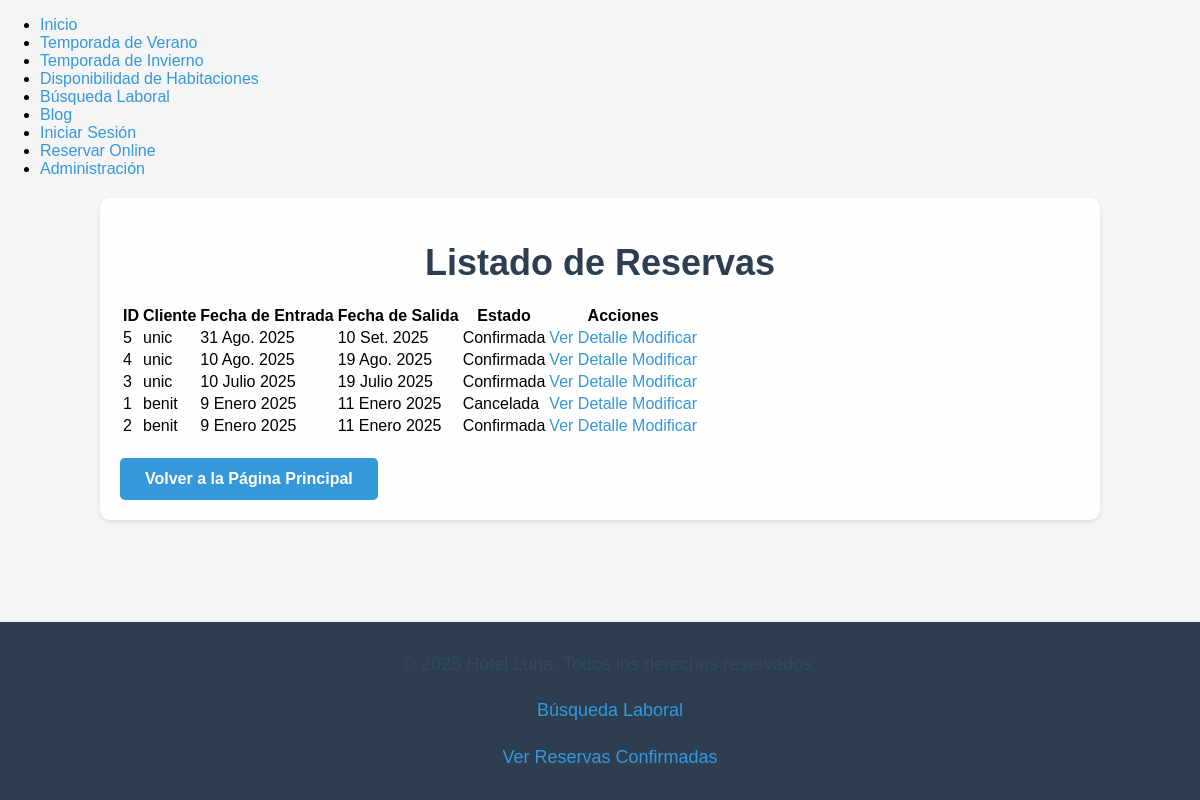
Before: /listado_reservas/ with the older database file.
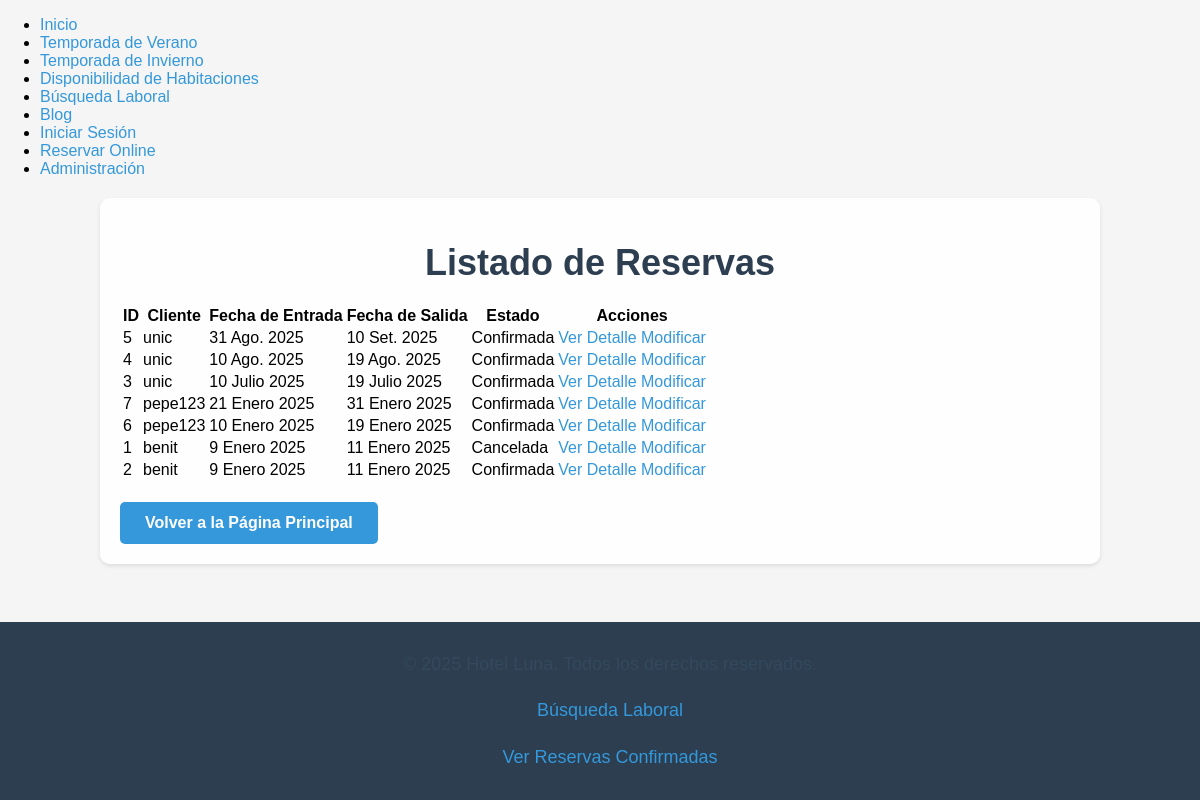
After: the same page with the newer database file.
### reservas/models.py (models this page shows, shortened)
class Reserva(models.Model):
    ESTADO_RESERVA = [
        ('Confirmada', 'Confirmada'),
        ('Cancelada', 'Cancelada'),
        ('Pendiente', 'Pendiente'),
    ]
    TEMPORADA_CHOICES = [
        ('Verano', 'Verano'),
        ('Invierno', 'Invierno'),
    ]
    usuario = models.ForeignKey(User, on_delete=models.CASCADE, verbose_name="Usuario")
    habitacion = models.ForeignKey(Habitacion, on_delete=models.CASCADE, verbose_name="Habitación")
    fecha_entrada = models.DateField(verbose_name="Fecha de Entrada")
    fecha_salida = models.DateField(verbose_name="Fecha de Salida")
    estado = models.CharField(max_length=20, choices=ESTADO_RESERVA, default='Pendiente', verbose_name="Estado de la Reserva")
    temporada = models.CharField(max_length=10, choices=TEMPORADA_CHOICES, verbose_name="Temporada")
    class Meta:
        verbose_name = "Reserva"
        verbose_name_plural = "Reservas"

### reservas/views.py (the view)
# urls.py: path('listado_reservas/', views.listado_reservas, name='listado_reservas'),
def listado_reservas(request):
    reservas = Reserva.objects.all().order_by('-fecha_entrada')
    return render(request, 'reservas/listado_reservas.html', {'reservas': reservas})

### hotel_luna/reservas/templates/reservas/listado_reservas.html (shortened to what this page needs)
{% extends 'base.html' %}
{% block content %}
<h1>Listado de Reservas</h1>
<table>
    <thead>
        <tr>
            <th>ID</th>
            <th>Cliente</th>
            <th>Fecha de Entrada</th>
            <th>Fecha de Salida</th>
            <th>Estado</th>
            <th>Acciones</th>
        </tr>
    </thead>
    <tbody>
        {% for reserva in reservas %}
        <tr>
            <td>{{ reserva.id }}</td>
            <td>{{ reserva.usuario.username }}</td>
            <td>{{ reserva.fecha_entrada }}</td>
            <td>{{ reserva.fecha_salida }}</td>
            <td>{{ reserva.estado }}</td>
            <td>
                <a href="{% url 'reservas:detalle_reserva' reserva.id %}">Ver Detalle</a>
                <a href="{% url 'reservas:modificar_reserva' reserva.id %}">Modificar</a>
            </td>
        </tr>
        {% endfor %}
    </tbody>
</table>
<a href="{% url 'reservas:home' %}" class="button">Volver a la Página Principal</a>
{% endblock %}

Changed rows visible on the page:
added Reserva: id "7", usuario.username "pepe123", fecha_entrada "21 Enero 2025", fecha_salida "31 Enero 2025", estado "Confirmada"
added Reserva: id "6", usuario.username "pepe123", fecha_entrada "10 Enero 2025", fecha_salida "19 Enero 2025", estado "Confirmada"
